Frame 1 (no input): blank canvas, image omitted
Frame 60 (no input): blank canvas, image omitted
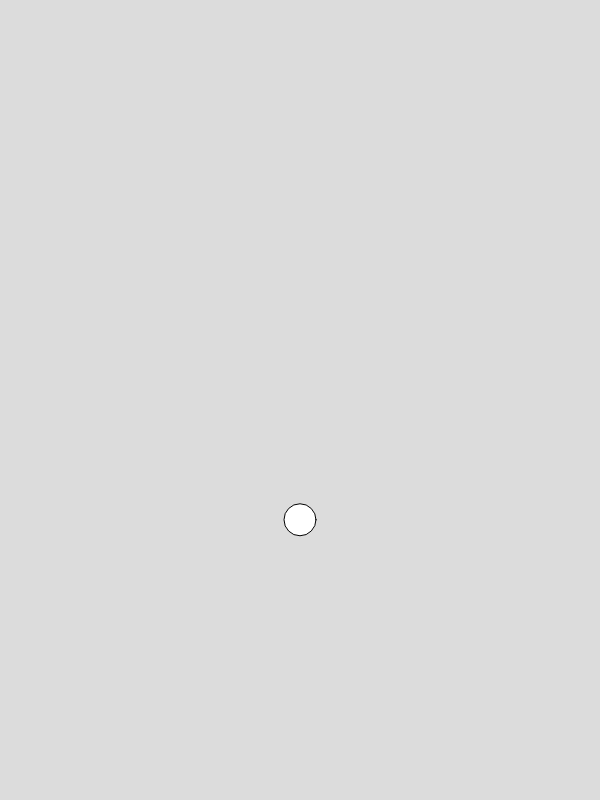
Frame 120 (the mouse pressed at the canvas centre since frame 60)

The p5.js sketch whose frames 1 and 60 were blank and that drew this single picture after the mouse press (run headless with seeded random() and noise() and a simulated clock; from frame 60 on, the mouse is pressed at the canvas centre):

// p5.js sketch
// ── sketch.js
let ball1;
let ball2;
let Balls = [];
function setup() {
  createCanvas(600, 800);

}

function draw() {
  background(220);

  for (let ball of Balls){
    ball.show();
    ball.update();
  }
  for (let i = Balls.length - 1;i >= 0; i--){
    if (Balls[i].y > height){
      Balls.splice(i,1);
    }
  }
}

function mousePressed(){
  Balls.push(new Ball(mouseX, mouseY));
  console.log(Balls);
}

// ── ball.js
class Ball {
    constructor(x,y){
        this.x = x;
        this.y = y;
        this.r = 16;
        this.yspeed = 0;
    }

    show(){
        circle(this.x, this.y, this.r * 2);
    }

    update(){
        this.y = this.y + this.yspeed;
        this.yspeed = this.yspeed + 0.07;
    }
}
